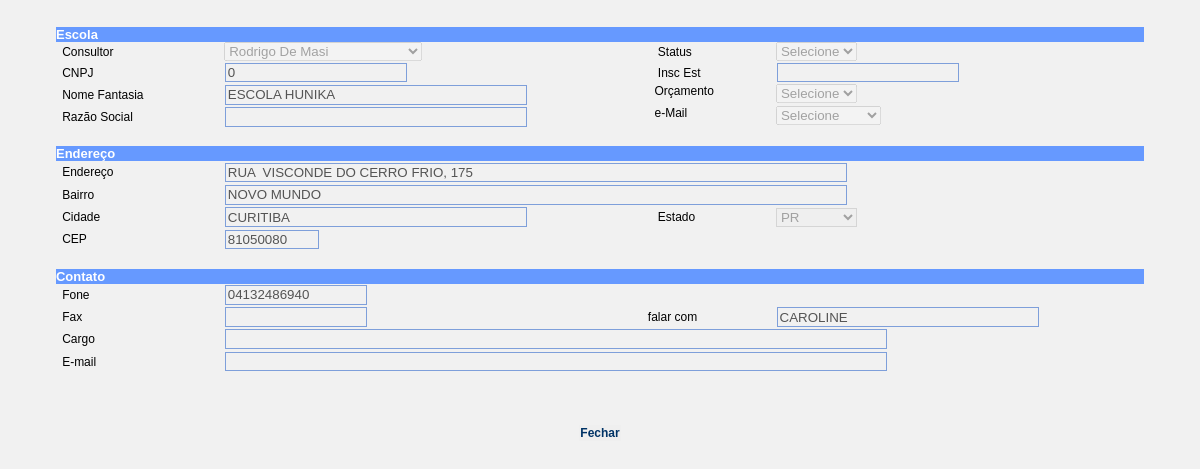
The app's page /ficha_escola.php?cod=52 (signed in), older data.
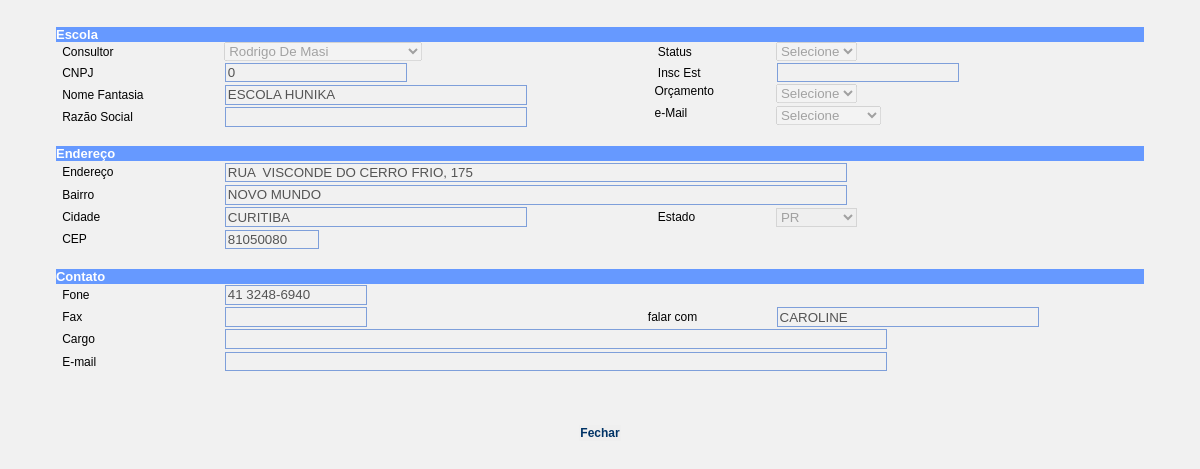
The same page, newer data.
### tables this page shows
CREATE TABLE `escola` (
  `idesc` int(10) unsigned NOT NULL auto_increment,
  `idpes` int(10) unsigned NOT NULL,
  `data_cadastro` date default NULL,
  `cnpj` decimal(14,0) default NULL,
  `insc_est` varchar(14) default NULL,
  `nome_fantasia` varchar(80) default NULL,
  `razao_social` varchar(80) default NULL,
  `endereco` varchar(80) default NULL,
  `bairro` varchar(40) default NULL,
  `cep` char(8) default NULL,
  `cidade` varchar(40) default NULL,
  `uf` char(2) default NULL,
  `fone` varchar(20) default NULL,
  `fax` varchar(20) default NULL,
  `falar_com` varchar(40) default NULL,
  `cargo` varchar(40) default NULL,
  `email` varchar(80) default NULL,
  `ensino_inf` char(1) default NULL,
  `ensino_inf_nr` int(10) unsigned default NULL,
  `ensino_fun1` char(1) default NULL,
  `ensino_fun1_nr` int(10) unsigned default NULL,
  `ensino_fun2` char(1) default NULL,
  `ensino_fun2_nr` int(10) unsigned default NULL,
  `ensino_med` char(1) default NULL,
  `ensino_med_nr` int(10) unsigned default NULL,
  `ensino_total` int(10) unsigned default NULL,
  `sistema` char(1) default NULL,
  `jogos` char(1) default NULL,
  `apm_representante` varchar(40) default NULL,
  `apm_telefone` varchar(20) default NULL,
  `acessa_internet` char(1) default NULL,
  `acessa_ineternet_out` varchar(40) default NULL,
  `env_pais` char(1) default NULL,
  `env_pais_outros` varchar(40) default NULL,
  `transporte` char(1) default NULL,
  `tranporte_outros` varchar(40) default NULL,
  `orcamento` char(1) NOT NULL default '',
  `email_tipo` char(1) NOT NULL default '',
  `status` char(1) NOT NULL default '',
  PRIMARY KEY  (`idesc`),
  KEY `idx_idpes` (`idpes`)
);

CREATE TABLE `pessoa` (
  `idpes` int(10) unsigned NOT NULL auto_increment,
  `nome` varchar(80) default NULL,
  PRIMARY KEY  (`idpes`)
);

### includes/populaCombo.inc.php (called while the page is built, shortened)
<?php
function populaCombo($tabela, $campo1, $campo2, $condicao, $ordem){
	$host="localhost";
	$username="educacional";
	$password="#educa";
	$database="educacional";
	$_res = array();
	$i = 0;
	$SQL = "SELECT " . $campo1 . "," . $campo2 . " FROM " . $tabela;
	if($ordem != ""){
		$SQL .= " ORDER BY " . $ordem;
	}
	$result=mysql_query($SQL);
	while($l = mysql_fetch_array($result)) {
		$_res[$i] = array();
		foreach($l as $campo => $valor) $_res[$i][strtolower($campo)] = $valor;
		$i++;
	}
	return $_res;
}
?>

### ficha_escola.php (the view, shortened to what this page needs)
<?
	require_once("includes/populaCombo.inc.php");
	$SQL = "SELECT * FROM escola WHERE idesc = " . $_GET["cod"];
	$result = mysql_query($SQL);
	$dados = mysql_fetch_array($result);
?>
<html>
<head>
<link href="css/tecnodata.css" rel="stylesheet" type="text/css">
<link href="tmt_validator/style.css" rel="stylesheet" type="text/css">
</head>
<body bgcolor="#FFFFFF" >
<form method="post" name="frmCad" id="frmCad" action="<? echo $_SERVER["PHP_SELF"]; ?>" >
			<center>
				<table border="0" width="95%" cellspacing="0" cellpadding="0">
					<tr>
						<td colspan="5" class="tdfun"><table width="100%" border="0" cellspacing="0" cellpadding="0">
								<tr>
									<td bgcolor="#6699FF"><font color="#FFFFFF" size="2" face="arial"><b><span class="titulo">Escola
                </span></b></font></td>
								</tr>
					</table>					</tr>
					<tr>
      <td width="4" valign="top">&nbsp;</td>
      <td width="117" id="cbConsultor"><span class="style10 style11">Consultor</span></td>
      <td valign="top">
		<? $arrayUsuario = populaCombo("pessoa","idpes","nome","","nome"); ?>
		<select name="cbConsultor" disabled="disabled"/>
		<?
		for ($i = 0; $i < count($arrayUsuario); ++$i) {
		?>
		<option value="<? echo $arrayUsuario[$i][0]; ?>" <? if ($dados["idpes"]==$arrayUsuario[$i][0]){ echo "selected"; } ?>><? echo $arrayUsuario[$i][1]; ?></option>
		<?
		}
		?>
		</select>	  </td>
      <td class="style7 style11 style10">&nbsp;&nbsp;&nbsp;Status</td>
      <td valign="top">
	  <select name="cbStatus" id="cbStatus" disabled="disabled">
          <option value="">Selecione</option>
      </select>      </td>
				  </tr>
<tr>
						<td>&nbsp;</td>
						<td id="txtCNPJ"><span class="style10 style11">CNPJ</span></td>
						<td><input name="txtCNPJ" type="text" id="txtCNPJ" value="<? echo $dados["cnpj"];?>" disabled="disabled"></td>
						<td width="92" class="style7"><span class="texto style4 style1 style11 style10">&nbsp;&nbsp;&nbsp;Insc Est </span></td>
						<td width="165" align="left"><input name="txtInsEST" disabled="disabled" type="text" id="txtInsEST" value="<? echo $dados["insc_est"];?>"></td>
</tr>
    <tr>
      <td valign="top">&nbsp;</td>
      <td id="txtNomfanta"><span class="style10 style11">Nome Fantasia </span></td>
      <td valign="top"><input name="txtNomfanta" type="text" class="required" id="txtNomfanta" size="35" disabled="disabled" value="<? echo $dados["nome_fantasia"];?>"/></td>
      <td valign="top"><span class="style12">&nbsp; Orçamento</span></td>
      <td valign="top">
	  <select name="cbOrcamento" id="cbOrcamento" disabled="disabled">
          <option value="">Selecione</option>
      </select>	  </td>
    </tr>
    <tr>
      <td valign="top">&nbsp;</td>
      <td><span class="style7 style10 style11" >Raz&atilde;o Social </span></td>
      <td valign="top"><input name="txtRazSoc" disabled="disabled" type="text" id="txtRazSoc" value="<? echo $dados["razao_social"];?>" size="35"></td>
      <td valign="top"><span class="style12">&nbsp; e-Mail</span></td>
      <td valign="top">
	  <select name="cbEmail" id="cbEmail" disabled="disabled">
          <option value="">Selecione</option>
      </select>	  </td>
    </tr>
					<tr>
						<td valign="top" colspan="5">&nbsp;</td>
					</tr>
					<tr>
						<td colspan="5" bgcolor="#6699FF" class="tdfun"><font color="#FFFFFF" size="2" face="arial"><b>Endere&ccedil;o</b></font></td>
					</tr>
					<tr>
						<td>&nbsp;</td>
						<td id="txtEnd"><span class="style12">Endereço</span></td>
						<td colspan="3"><input name="txtEnd" type="text" class="required" id="txtEnd" value="<? echo $dados["endereco"];?>" size="75" disabled="disabled"/></td>
					</tr>
					<tr>
						<td>&nbsp;</td>
						<td id="txtBairro"><span class="style12">Bairro</span></td>
						<td colspan="3"><input name="txtBairro" type="text" class="required" id="txtBairro" value="<? echo $dados["bairro"];?>" size="75" disabled="disabled" /></td>
					</tr>
					<tr>
						<td>&nbsp;</td>
						<td id="txtCidade"><span class="style12">Cidade</span></td>
						<td><input name="txtCidade" disabled="disabled" type="text" class="required" id="txtCidade" value="<? echo $dados["cidade"];?>" size="35" /></td>
						<td id="cbUF"><span class="style12">&nbsp;&nbsp;&nbsp;Estado</span></td>
						<td align="left">
						<select name="cbUF" size="1" class="required" id="cbUF" disabled="disabled">
							<option value="PR"<? if ($dados["uf"]=="PR"){ echo "selected"; } ?>>PR</option>
						</select>							</td>
					</tr>
					<tr>
						<td>&nbsp;</td>
						<td id="txtCEP"><span class="style12">CEP</span></td>
					    <td width="223"><input name="txtCEP" class="required" id="txtCEP" value="<? echo $dados["cep"];?>" size="9"  disabled="disabled" />
					        <font size="1" face="Verdana, Arial, Helvetica, sans-serif"></font></td>
						<td><span class="texto style4 style1 style10 style11">&nbsp;&nbsp;&nbsp;</span></td>
				    <td align="left">					</tr>
					<tr>
						<td colspan="5">&nbsp;</td>
					</tr>
<tr>
						<td colspan="5" bgcolor="#6699FF" class="tdfun">
							<font color="#FFFFFF" size="2" face="arial"><b>Contato</b></font></td>
				  </tr>
					<tr>
						<td>&nbsp;</td>
						<td id="txtFone"><span class="style12">Fone</span></td>
						<td><input name="txtFone" class="required" id="txtFone" value="<? echo $dados["fone"];?>" size="15"  disabled="disabled" />						</td>
					</tr>
					<tr>
						<td>&nbsp;</td>
						<td><span class="style7 style10 style11" >Fax</span></td>
						<td colspan="1"><input name="txtFAX" disabled="disabled" type="text" id="txtFAX" value="<? echo $dados["fax"];?>" size="15" maxlength="19"></td>
						<td id="txtFalarCom"><span class="style12">falar com</span></td>
					  <td><input name="txtFalarCom" type="text" class="required" id="txtFalarCom" value="<? echo $dados["falar_com"];?>" size="30" maxlength="50" disabled="disabled" /></td>
					</tr>
					<tr>
						<td>&nbsp;</td>
						<td><span class="style4 style1 style10 style11">Cargo</span></td>
						<td colspan="3"><input name="txtCargo" type="text" id="txtCargo" disabled="disabled" value="<? echo $dados["cargo"];?>" size="80"></td>
					</tr>
					<tr>
						<td>&nbsp;</td>
						<td><span class="style7 style10 style11" >E-mail</span></td>
					  <td colspan="3"><input name="txtEmail" type="text" id="txtEmail" value="<? echo $dados["email"];?>" size="80" disabled="disabled"  /></td>
					</tr>
					<tr>
						<td>&nbsp;</td>
						<td>&nbsp;</td>
        <td colspan="3">&nbsp;</td>
					</tr>
					<tr>
						<td colspan="5">&nbsp;</td>
					</tr>
				</table>
				<br>
				<input name="btGravar" type="button" onClick="javascript:window.close();" class="label_botao" id="btGravar" value="Fechar">
	</center>
		</form>
</body>
</html>

### css/tecnodata.css (style rules this page uses)
.label_botao { font-family: Verdana, Arial, Helvetica, sans-serif; font-size: 12px; font-style: normal; font-weight: bold; font-variant: normal; color: #003366; border-top-style: none; border-right-style: none; border-bottom-style: none; border-left-style: none; }

### tmt_validator/style.css (style rules this page uses)
div.docBlock, h1, h3, fieldset, input, textarea { border: 0.1em; border-color: #7E9FDA; border-style: solid; padding: 0.1em; }
html, body { background-color: #F1F1F1; font-family: Verdana, Geneva, Arial, Helvetica, sans-serif; font-size: 0.9em; margin: 1em; }
input { margin: 0.1em; }
.required { background-image: url(images/required.gif); background-position: right; background-repeat: no-repeat; }

### ficha_escola.php (style rules this page uses)
.style11 { font-size: 12px }
.style12 { font-family: Verdana, Arial, Helvetica, sans-serif; font-size: 12px; }

Row changes from the older to the newer data that the page shows:
changed escola "ESCOLA HUNIKA": txtFone "04132486940" → "41 3248-6940"
